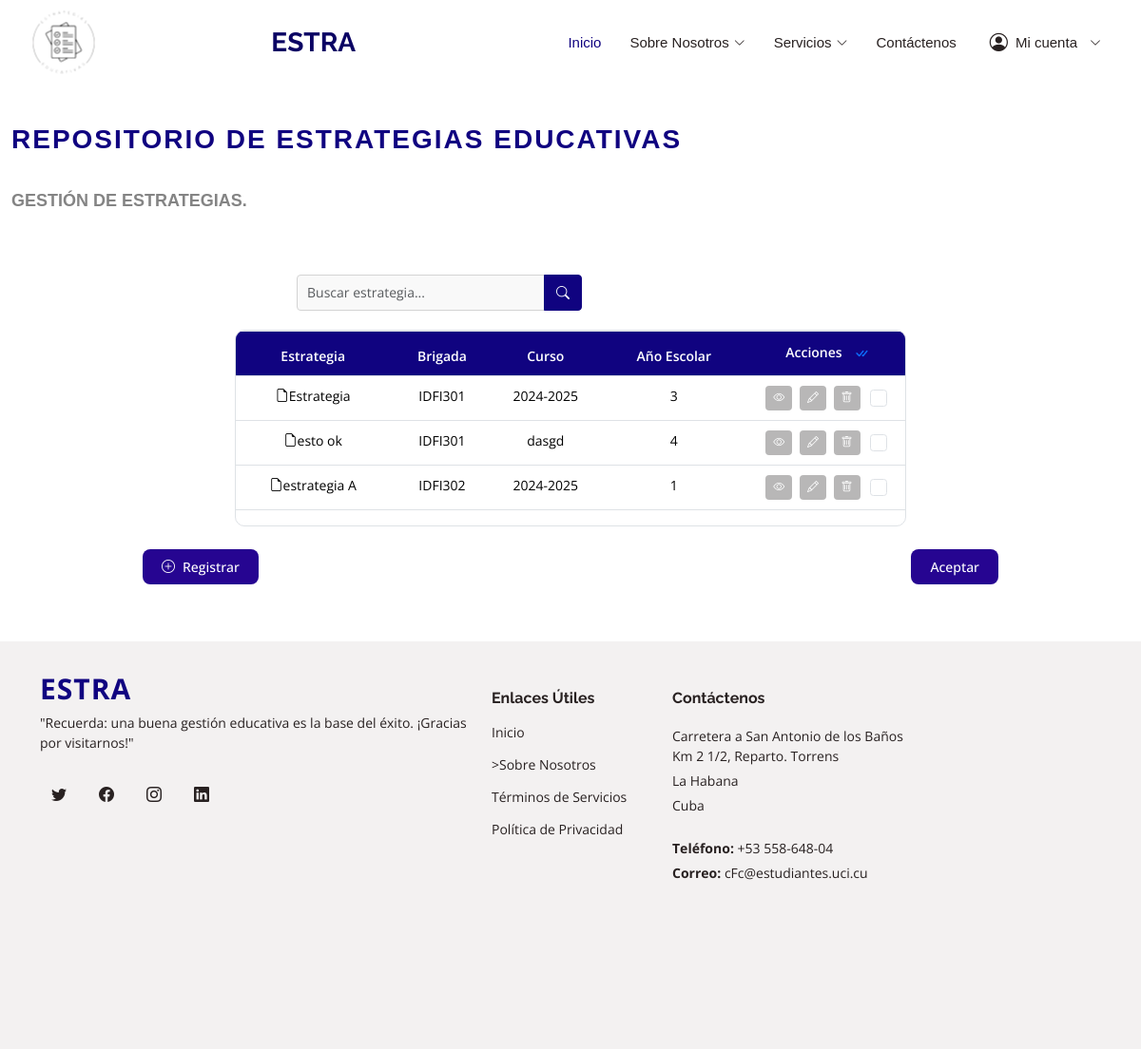
Screenshot of /models/estrategia/ with the database file from the repository.
### data_models/models.py (models this page shows, shortened)
class Estrategia(models.Model):
    curso = models.CharField(max_length=20)
    anio_escolar = models.CharField(max_length=10)
    grupo = models.CharField(max_length=20)
    nombre = models.CharField(max_length=255, blank=True, default="Estrategia_{id}")
    plan_estudios = models.TextField(blank=True, default="plan_estudios_{id}")
    obj_estrategia = models.TextField(blank=True, default="objetivos_estrategia_{id}")
    dir_brigada = models.CharField(max_length=255, blank=True, default="direccion_brigada_{id}")
    caract_brigada = models.TextField(blank=True, default="caracteristicas_brigada_{id}")
    colect_pedagogico = models.TextField(blank=True, default="colectivo_pedagogico_{id}")
    otros_aspectos = models.TextField(blank=True, default="otros_aspectos_{id}")
    dim_curricular = models.TextField(blank=True, default="dimension_curricular_{id}")
    dim_extensionista = models.TextField(blank=True, default="dimension_extensionista_{id}")
    dim_politica = models.TextField(blank=True, default="dimension_politico_ideologica_{id}")
    conclusiones = models.TextField(blank=True, default="conclusiones_{id}")
    obj_general = models.TextField(blank=True, default="objetivo_general_{id}")
    obj_dc = models.TextField(blank=True, default="obj_dc_{id}")
    plan_dc = models.TextField(blank=True, default="plan_dc_{id}")
    obj_de = models.TextField(blank=True, default="obj_de_{id}")
    plan_de = models.TextField(blank=True, default="plan_de_{id}")
    obj_dp = models.TextField(blank=True, default="obj_dp_{id}")
    plan_dp = models.TextField(blank=True, default="plan_dp_{id}")
    evaluacion = models.TextField(blank=True, default="evaluacion_integral_{id}")
    autor = models.CharField(max_length=255, blank=True, default="autor_{id}")
    class Meta:
        unique_together = ('curso', 'anio_escolar', 'grupo')

### data_models/views.py (the view)
# urls.py: path('estrategia/', views.estrategia_list, name='estrategia_list'),
def estrategia_list(request):
    estrategias = Estrategia.objects.all()
    context = {'estrategias': estrategias}
    return render(request, 'estrategias.html', context)

### templates/estrategias.html (shortened to what this page needs)
{% load static %}
<!DOCTYPE html>
<html lang="es">
<head>
  <link href="{% static 'assets/vendor/animate.css/animate.min.css' %}" rel="stylesheet">
  <link href="{% static 'assets/vendor/bootstrap/css/bootstrap.min.css' %}" rel="stylesheet">
  <link href="{% static 'assets/vendor/bootstrap-icons/bootstrap-icons.css' %}" rel="stylesheet">
  <link href="{% static 'assets/vendor/boxicons/css/boxicons.min.css' %}" rel="stylesheet">
  <link href="{% static 'assets/vendor/glightbox/css/glightbox.min.css' %}" rel="stylesheet">
  <link href="{% static 'assets/vendor/remixicon/remixicon.css' %}" rel="stylesheet">
  <link href="{% static 'assets/vendor/swiper/swiper-bundle.min.css' %}" rel="stylesheet">
  <link href="{% static 'assets/css/style.css' %}" rel="stylesheet">
</head>
<body>
  <header id="header" class="d-flex align-items-center fixed-top">
    <div class="container d-flex align-items-center">
      <a href="{% url 'pagina_principal' %}" class="logo me-auto"><img src="{% static './imagenes/logo/logo.png'%}" alt="" class="img-fluid"></a>
      <h1 class="logo me-auto"><a href="{% url 'pagina_principal' %}">ESTRA</a></h1>
      <nav id="navbar" class="navbar">
        <ul>
          <li><a href="{% url 'pagina_principal' %}" class="active">Inicio</a></li>
          <li class="dropdown">
            <a href="#"><span>Sobre Nosotros</span> <i class="bi bi-chevron-down"></i></a>
          </li>
          <li class="dropdown"><a href="#"><span> Servicios </span> <i class="bi bi-chevron-down"></i></a>
          </li>
          <li><a href="{% url 'contactar' %}">Contáctenos</a></li>
          <li class="dropdown user-menu">
            <a href="#"><i class="bi bi-person-circle"></i> Mi cuenta <i class="bi bi-chevron-down"></i></a>
          </li>
        </ul>
      </nav>
    </div>
  </header>
  <main id="main">
<section id="estrategia-educativa" class="estrategia-educativa section-bg">
  <div class="container-fluid">
    <div class="section-title">
      <h2>Repositorio de Estrategias Educativas</h2>
      <br>
      <p>Gestión de estrategias.</p>
      <br>
    </div>
    <div id="barra-busqueda-estrategia" class="search-bar">
      <div class="input-group">
        <input type="text" class="form-control" placeholder="Buscar estrategia..." aria-label="Buscar">
        <button class="btn btn-primary" type="button">
          <i class="bi bi-search"></i>
        </button>
      </div>
    </div>
    <form id="form-eliminar-estrategias" method="POST" action="{% url 'eliminar_estrategias' %}">
      <div class="table-container">
        <div class="table-responsive">
          <table class="table table-bordered table-hover custom-table">
            <thead>
              <tr>
                <th>Estrategia</th>
                <th>Brigada</th>
                <th>Curso</th>
                <th>Año Escolar</th>
                <th>
                  Acciones
                  <button id="btn-seleccionar-todo" class="btn btn-link p-0 ms-2" title="Seleccionar Todo Para Eliminar">
                    <i class="bi bi-check-all"></i>
                  </button>
                </th>
              </tr>
            </thead>
            <tbody>
              {% for estrategia in estrategias %}
              <tr data-id="{{ estrategia.id }}">
                <td>
                  <i class="bi bi-file-earmark"></i>{{ estrategia.nombre }}
                </td>
                <td>{{ estrategia.grupo }}</td>
                <td>{{ estrategia.curso }}</td>
                <td>{{ estrategia.anio_escolar }}</td>
                <td>
                  <button class="btn btn-action btn-ver-detalles" data-id="{{ estrategia.id }}" title="Ver Detalles">
                    <i class="bi bi-eye"></i>
                  </button>
                  <button class="btn btn-action btn-modificar" data-id="{{ estrategia.id }}" title="Modificar">
                    <i class="bi bi-pencil"></i>
                  </button>
                  <button class="btn btn-action btn-eliminar" data-id="{{ estrategia.id }}" title="Eliminar">
                    <i class="bi bi-trash"></i>
                  </button>
                  <input type="checkbox" class="form-check-input seleccionar-fila" name="estrategias[]" value="{{ estrategia.id }}">
                </td>
              </tr>
              {% endfor %}
            </tbody>
          </table>
        </div>
      </div>
      <div id="botones-accion-estrategia-educativa" class="d-flex justify-content-between mt-4">
        <a href="{% url 'formulario_estrategia' %}">
          <div id="btn-registrar-estrategia-educativa" class="btn btn-success">
            <i class="bi bi-plus-circle"></i> Registrar
          </div>
        </a>
        <button type="submit" id="btn-eliminar-estrategia-educativa" class="btn btn-danger">
          Aceptar
        </button>
      </div>
    </form>
  </div>
</section>
  </main>
  <footer id="footer" class="footer">
    <div class="container footer-top">
      <div class="row gy-4">
        <div class="col-lg-5 col-md-12 footer-about footer-fade-in">
          <a href="{% url 'pagina_principal' %}" class="d-flex align-items-center logo">
            <span>ESTRA</span>
          </a>
          <p>"Recuerda: una buena gestión educativa es la base del éxito. ¡Gracias por visitarnos!"</p>
          <div class="d-flex mt-4 social-links">
            <a href="#"><i class="bi bi-twitter"></i></a>
            <a href="#"><i class="bi bi-facebook"></i></a>
            <a href="#"><i class="bi bi-instagram"></i></a>
            <a href="#"><i class="bi bi-linkedin"></i></a>
          </div>
        </div>
        <div class="col-6 col-lg-2 footer-fade-in footer-links" data-delay="100">
          <h4>Enlaces Útiles</h4>
          <ul>
            <li><a href="{% url 'pagina_principal' %}">Inicio</a></li>
            <li><a href="{% url 'sobrenos' %}">>Sobre Nosotros</a></li>
            <li><a href="#">Términos de Servicios</a></li>
            <li><a href="#">Política de Privacidad</a></li>
          </ul>
        </div>
        <div class="col-lg-3 col-md-12 text-center text-md-start footer-contact footer-fade-in" data-delay="200">
          <h4>Contáctenos</h4>
          <p>Carretera a San Antonio de los Baños Km 2 1/2, Reparto. Torrens</p>
          <p>La Habana</p>
          <p>Cuba</p>
          <p class="mt-4"><strong>Teléfono:</strong> <span>+53 558-648-04</span></p>
          <p><strong>Correo:</strong> <span>cFc@estudiantes.uci.cu</span></p>
        </div>
      </div>
    </div>
  </footer>
</body>
</html>

### rows the page displays
Estrategia: nombre "Estrategia", grupo "IDFI301", curso "2024-2025", anio_escolar "3"
Estrategia: nombre "esto ok", grupo "IDFI301", curso "dasgd", anio_escolar "4"
Estrategia: nombre "estrategia A", grupo "IDFI302", curso "2024-2025", anio_escolar "1"
